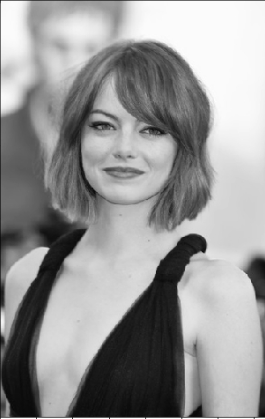
#> input picture HaL6/computer-vision/Lab6/girl.png, 265 x 419 px
$ python edge_detection.py
#> lines starting #> are read from the running program, lines starting #| are printed output that depends on the picture
#> further down, im is the input picture: shape (419, 265, 3); min 8, max 255, mean 150.3
#!/usr/bin/env python

import traceback
import numpy as np
import cv2
from scipy.ndimage import convolve

def grayscale(im):
    height, width, channels = im.shape
#> height = 419; width = 265; channels = 3
    grayscale_im = np.zeros((height, width))
    for i in range(height):
        for j in range(width):
            grayscale_im[i][j] = int(np.average(im[i][j]))
    return grayscale_im

def sobel(im):
    Kx = np.array([[-1,0,1], [-2,0,2], [-1,0,1]], np.float32)
    Ky = np.transpose(Kx)
    Gx = convolve(im, Kx)
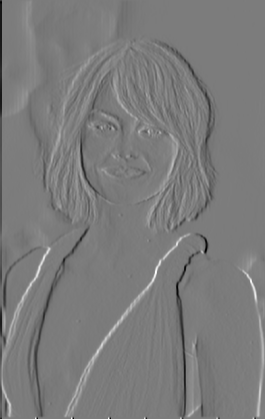
#> Gx: shape (419, 265) float64; min -684, max 721, mean -3.2; drawn with min black and max white
    Gy = convolve(im, Ky)
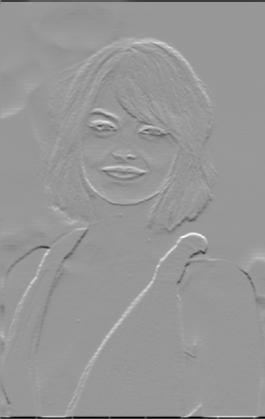
#> Gy: shape (419, 265) float64; min -966, max 656, mean -3.1; drawn with min black and max white
    gradient = np.hypot(Gx, Gy)
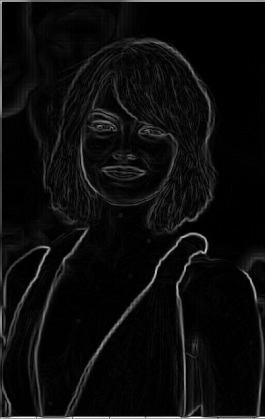
#> gradient: shape (419, 265) float64; min 0, max 966, mean 48.4; drawn with min black and max white
    gradient = gradient / gradient.max() * 255
    theta = np.arctan2(Gy, Gx)
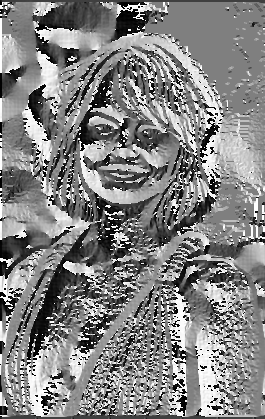
#> theta: shape (419, 265) float64; min -3.14, max 3.14, mean 0.114; drawn with min black and max white
    angle = theta * 180.0 / np.pi
    angle[angle < 0] += 180.0
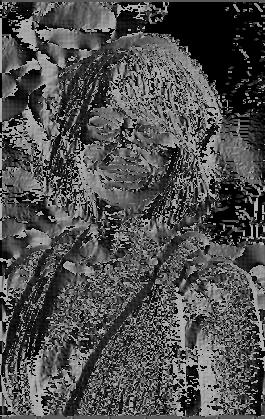
#> angle: shape (419, 265) float64; min 0, max 180, mean 78.8
    return gradient, angle

# [82 lines left out: functions prewitt, gaussian_kernel, gaussian_filter, non_maximum_suppression, neighbor_check, hysteresis_thresholding and 1 more, not called in this run]

if __name__ == "__main__":
    try:
        im = cv2.imread('./girl.png')
        im = grayscale(im)
        test_im, the = sobel(im)
        cv2.imwrite('testxxx.png', test_im)
        cv2.imshow('test', test_im)
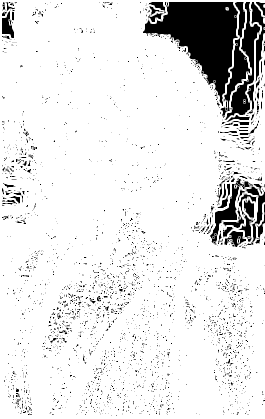
#> window 'test': shape (419, 265); min 0, max 255, mean 227.9
        cv2.waitKey(0)
        cv2.destroyAllWindows()
    except Exception:
        traceback.print_exc()
